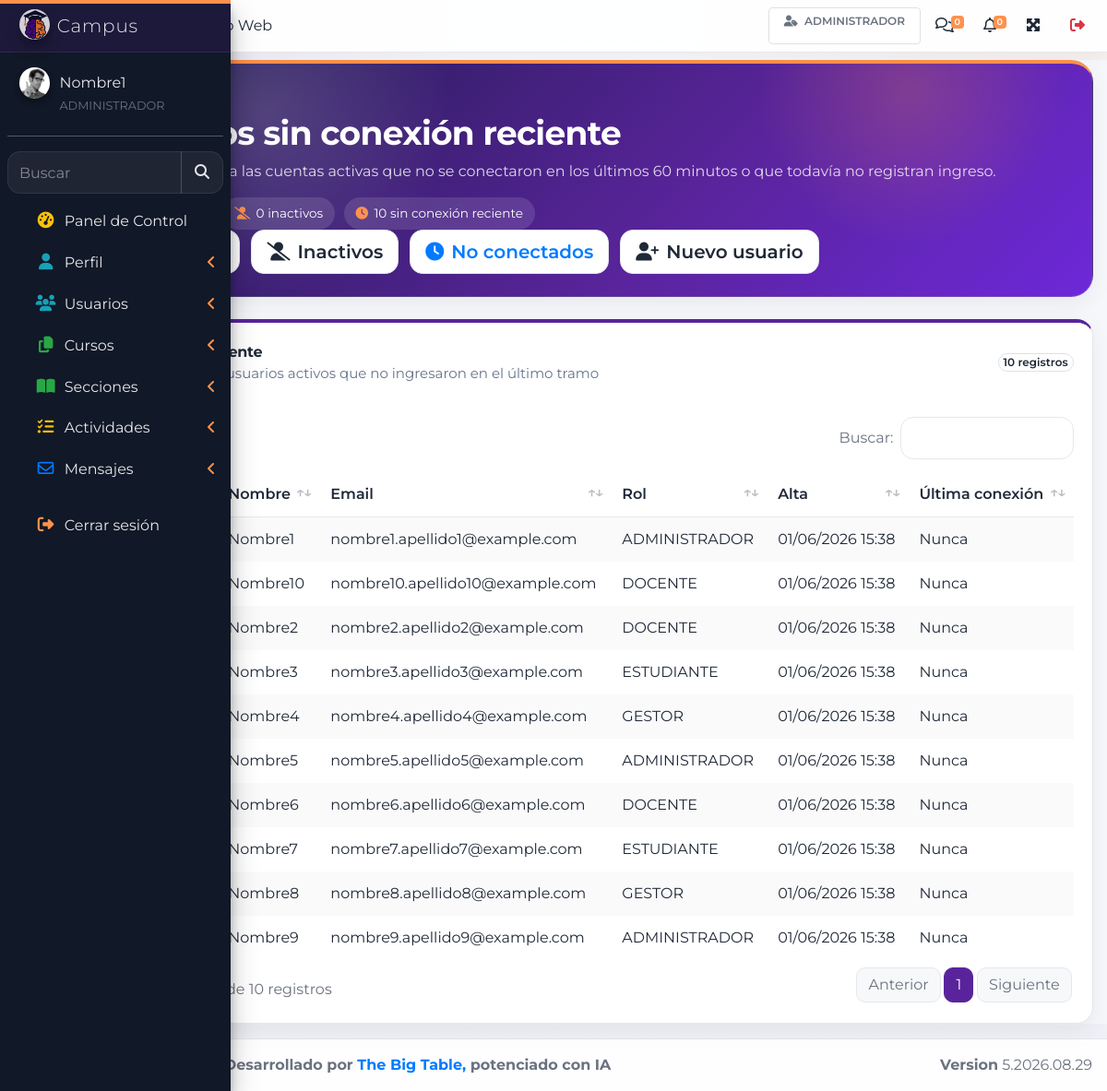
Page /index.php?r=usuarios-no-conectados (signed in) on the committed database.
### tables this page shows
CREATE TABLE IF NOT EXISTS `usuarios` (
  `idUsuario` int NOT NULL AUTO_INCREMENT,
  `nombreUsuario` char(20) NOT NULL,
  `apellidoUsuario` char(20) NOT NULL,
  `email` varchar(50) NOT NULL,
  `pass` varchar(100) NOT NULL,
  `resetPass` tinyint(1) NOT NULL,
  `imgUsuario` varchar(30) NOT NULL,
  `activo` tinyint(1) NOT NULL,
  `rol` char(15) NOT NULL,
  `fechaAlta` datetime NOT NULL DEFAULT CURRENT_TIMESTAMP,
  `ultimaConexion` datetime DEFAULT NULL,
  `fechaBaja` datetime DEFAULT NULL,
  `motivoBaja` varchar(255) DEFAULT NULL,
  `usuarioBaja` int DEFAULT NULL,
  `wpUserId` bigint DEFAULT NULL,
  `origenAuth` varchar(20) NOT NULL DEFAULT 'LOCAL',
  PRIMARY KEY (`idUsuario`),
  KEY `idx_wp_user` (`wpUserId`)
);

### controladores/plantilla.controller.php (called while the page is built)
<?php
class PlantillaController{
    public function crtGetPlantilla(){
        include "vistas/plantilla.php";
}
}

### index.php (called while the page is built, shortened)
<?php
require_once("controladores/auth.controller.php");
require_once("controladores/plantilla.controller.php");
require_once("controladores/usuarios.controller.php");
$plantilla= new PlantillaController();
$plantilla->crtGetPlantilla();
?>

### modelos/usuarios.modelo.php (called while the page is built, shortened)
<?php
require_once('conexion.php');
class ModeloUsuarios
{
    public static function mdlSeleccionarUsuarios($item, $valor)
    {
        $columnasPermitidas = ['idUsuario', 'nombreUsuario', 'apellidoUsuario', 'email', 'rol', 'activo', 'resetPass'];
        $stmt = Conexion::conectar()->prepare("
            SELECT u.*,
                   DATE_FORMAT(u.fechaAlta, '%d/%m/%Y %H:%i') AS fechaAltaFmt,
                   DATE_FORMAT(u.ultimaConexion, '%d/%m/%Y %H:%i') AS ultimaConexionFmt,
                   DATE_FORMAT(u.fechaBaja, '%d/%m/%Y %H:%i') AS fechaBajaFmt,
                   CONCAT(u2.nombreUsuario, ' ', u2.apellidoUsuario) AS usuarioBajaNombre
            FROM usuarios u
            LEFT JOIN usuarios u2 ON u2.idUsuario = u.usuarioBaja
            WHERE u.$item = :valor
            ORDER BY u.apellidoUsuario ASC, u.nombreUsuario ASC
        ");
        $stmt->bindParam(":valor", $valor, PDO::PARAM_STR);
        $stmt->execute();
        return $stmt->fetchAll(PDO::FETCH_ASSOC);
    }
    public static function mdlUsuariosNoConectadosRecientes($minutos = 60)
    {
        $minutos = max(1, (int) $minutos);
        $stmt = Conexion::conectar()->prepare("
            SELECT u.*,
                   DATE_FORMAT(u.fechaAlta, '%d/%m/%Y %H:%i') AS fechaAltaFmt,
                   DATE_FORMAT(u.ultimaConexion, '%d/%m/%Y %H:%i') AS ultimaConexionFmt,
                   DATE_FORMAT(u.fechaBaja, '%d/%m/%Y %H:%i') AS fechaBajaFmt,
                   CONCAT(u2.nombreUsuario, ' ', u2.apellidoUsuario) AS usuarioBajaNombre
            FROM usuarios u
            LEFT JOIN usuarios u2 ON u2.idUsuario = u.usuarioBaja
            WHERE u.activo = 1
              AND (u.ultimaConexion IS NULL OR u.ultimaConexion < (NOW() - INTERVAL {$minutos} MINUTE))
            ORDER BY u.ultimaConexion IS NULL DESC, u.ultimaConexion ASC, u.apellidoUsuario ASC, u.nombreUsuario ASC
        ");
        $stmt->execute();
        return $stmt->fetchAll(PDO::FETCH_ASSOC);
    }
}

### modelos/conexion.php (called while the page is built, shortened)
<?php
class Conexion
{
    private static $pdo = null;
    private static function crearPdo($host, $port, $dbName, $user, $password)
    {
        $dsn = sprintf(
            'mysql:host=%s;port=%s;dbname=%s;charset=utf8mb4',
            $host,
            $port,
            $dbName
        );
        $link = new PDO($dsn, $user, $password);
        $link->setAttribute(PDO::ATTR_ERRMODE, PDO::ERRMODE_EXCEPTION);
        $link->exec('set names utf8mb4');
        $link->exec("SET time_zone = '-03:00'");
        return $link;
    }
    public static function conectar()
    {
        try {
            if (self::$pdo instanceof PDO) {
                return self::$pdo;
            }
            self::$pdo = self::crearPdo(DB_HOST, DB_PORT, DB_NAME, DB_USER, DB_PASSWORD);
            return self::$pdo;
        } catch (PDOException $e) {
            echo 'Error de conexion: ' . $e->getMessage();
            return null;
        }
    }
}
?>

### controladores/usuarios.controller.php (called while the page is built, shortened)
<?php
require_once('modelos/usuarios.modelo.php');
class ControladorUsuarios
{
    public static function crtSeleccionarUsuario($item, $valor)
    {
        return ModeloUsuarios::mdlSeleccionarUsuarios($item, $valor);
    }
    public static function crtUsuariosNoConectadosRecientes($minutos = 60)
    {
        return ModeloUsuarios::mdlUsuariosNoConectadosRecientes((int) $minutos);
    }
}

### vistas/paginas/usuario/usuarios-no-conectados.php (the view, shortened to what this page needs)
<?php
$usuarios = ControladorUsuarios::crtUsuariosNoConectadosRecientes(60);
$usuariosNoConectados = count($usuarios);
$usuariosActivos = count(ControladorUsuarios::crtSeleccionarUsuario('activo', 1));
$usuariosInactivos = count(ControladorUsuarios::crtSeleccionarUsuario('activo', 0));
$e = static function ($valor) {
    return htmlspecialchars((string) $valor, ENT_QUOTES, 'UTF-8');
};
?>
<section class="content page-fade">
  <div class="container-fluid">
    <div class="entity-hero mb-4">
      <div class="entity-hero__content">
        <div class="d-flex flex-wrap align-items-start justify-content-between">
          <div class="mb-3 mb-lg-0">
            <span class="entity-kicker">Usuarios</span>
            <h1 class="entity-title mb-2">Usuarios sin conexión reciente</h1>
            <p class="entity-lead mb-3">
              Esta vista reúne a las cuentas activas que no se conectaron en los últimos 60 minutos o que todavía no registran ingreso.
            </p>
            <div class="d-flex flex-wrap" style="gap: .6rem;">
              <span class="entity-chip"><i class="fas fa-user-check"></i><?php echo (int) $usuariosActivos; ?> activos</span>
              <span class="entity-chip"><i class="fas fa-user-slash"></i><?php echo (int) $usuariosInactivos; ?> inactivos</span>
              <span class="entity-chip"><i class="fas fa-clock"></i><?php echo (int) $usuariosNoConectados; ?> sin conexión reciente</span>
            </div>
          </div>
          <div class="d-flex flex-wrap justify-content-end" style="gap: .75rem;">
            <a href="index.php?r=listado-usuarios" class="btn btn-outline-light btn-lg">
            </a>
            <a href="index.php?r=usuarios-inactivos" class="btn btn-outline-light btn-lg">
              <i class="fas fa-user-slash mr-2"></i>Inactivos
            </a>
            <a href="index.php?r=usuarios-no-conectados" class="btn btn-light btn-lg text-primary">
              <i class="fas fa-clock mr-2"></i>No conectados
            </a>
            <a href="index.php?r=crear-usuario" class="btn btn-outline-light btn-lg">
              <i class="fas fa-user-plus mr-2"></i>Nuevo usuario
            </a>
          </div>
        </div>
      </div>
    </div>
    <div class="card glass-card">
      <div class="card-header bg-white border-0">
        <div class="d-flex flex-wrap align-items-center justify-content-between">
          <div>
            <div class="section-title">Sin conexión reciente</div>
            <div class="section-subtitle">Útil para detectar usuarios activos que no ingresaron en el último tramo</div>
          </div>
          <span class="badge badge-light border"><?php echo (int) $usuariosNoConectados; ?> registros</span>
        </div>
      </div>
      <div class="card-body">
        <div class="table-responsive">
          <table id="example1" class="table table-hover table-striped table-borderless mb-0">
            <thead>
              <tr>
                <th>Apellido</th>
                <th>Nombre</th>
                <th>Email</th>
                <th>Rol</th>
                <th>Alta</th>
                <th>Última conexión</th>
              </tr>
            </thead>
            <tbody>
              <?php foreach ($usuarios as $valor): ?>
                <?php
                  $ultimaConexion = !empty($valor['ultimaConexionFmt']) ? $valor['ultimaConexionFmt'] : 'Nunca';
                ?>
                <tr>
                  <td><?php echo $e($valor['apellidoUsuario'] ?? ''); ?></td>
                  <td><?php echo $e($valor['nombreUsuario'] ?? ''); ?></td>
                  <td><?php echo $e($valor['email'] ?? ''); ?></td>
                  <td><?php echo $e($valor['rol'] ?? ''); ?></td>
                  <td><?php echo $e($valor['fechaAltaFmt'] ?? ''); ?></td>
                  <td><?php echo $e($ultimaConexion); ?></td>
                </tr>
              <?php endforeach; ?>
            </tbody>
          </table>
        </div>
      </div>
    </div>
  </div>
</section>

### rows in the picture
usuarios: nombreUsuario "Nombre1", email "nombre1.apellido1@example.com", rol "ADMINISTRADOR", fechaAltaFmt "01/06/2026 15:38", ultimaConexion "Nunca"
usuarios: nombreUsuario "Nombre10", email "nombre10.apellido10@example.com", rol "DOCENTE", fechaAltaFmt "01/06/2026 15:38", ultimaConexion "Nunca"
usuarios: nombreUsuario "Nombre2", email "nombre2.apellido2@example.com", rol "DOCENTE", fechaAltaFmt "01/06/2026 15:38", ultimaConexion "Nunca"
usuarios: nombreUsuario "Nombre3", email "nombre3.apellido3@example.com", rol "ESTUDIANTE", fechaAltaFmt "01/06/2026 15:38", ultimaConexion "Nunca"
usuarios: nombreUsuario "Nombre4", email "nombre4.apellido4@example.com", rol "GESTOR", fechaAltaFmt "01/06/2026 15:38", ultimaConexion "Nunca"
usuarios: nombreUsuario "Nombre5", email "nombre5.apellido5@example.com", rol "ADMINISTRADOR", fechaAltaFmt "01/06/2026 15:38", ultimaConexion "Nunca"
usuarios: nombreUsuario "Nombre6", email "nombre6.apellido6@example.com", rol "DOCENTE", fechaAltaFmt "01/06/2026 15:38", ultimaConexion "Nunca"
usuarios: nombreUsuario "Nombre7", email "nombre7.apellido7@example.com", rol "ESTUDIANTE", fechaAltaFmt "01/06/2026 15:38", ultimaConexion "Nunca"
usuarios: nombreUsuario "Nombre8", email "nombre8.apellido8@example.com", rol "GESTOR", fechaAltaFmt "01/06/2026 15:38", ultimaConexion "Nunca"
usuarios: nombreUsuario "Nombre9", email "nombre9.apellido9@example.com", rol "ADMINISTRADOR", fechaAltaFmt "01/06/2026 15:38", ultimaConexion "Nunca"

### other values in the picture
ControladorPermisos::etiquetaRol() "ADMINISTRADOR"
$cabecera['mensajes'] "0"
$cabecera['notificaciones'] "0"
$_SESSION['usuario']['nombre'] "Nombre1"
$usuariosInactivos "0"
$usuariosNoConectados "10"
